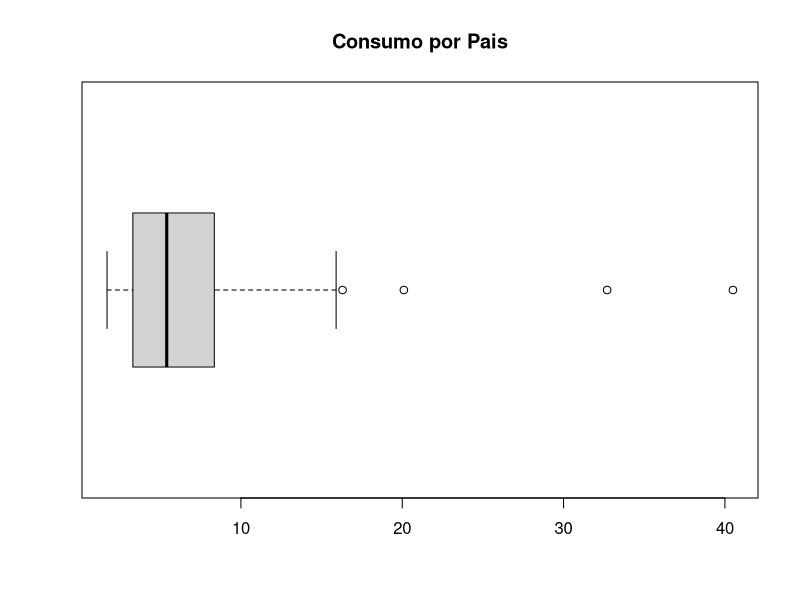
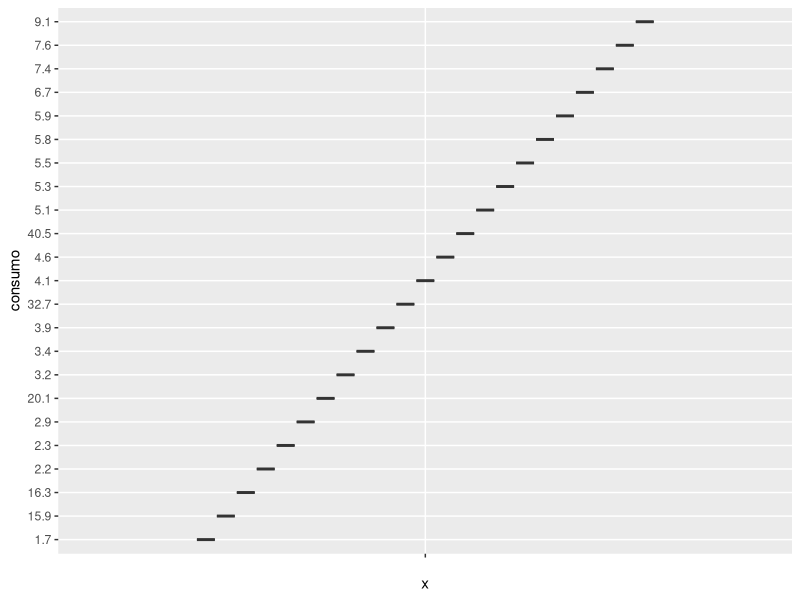
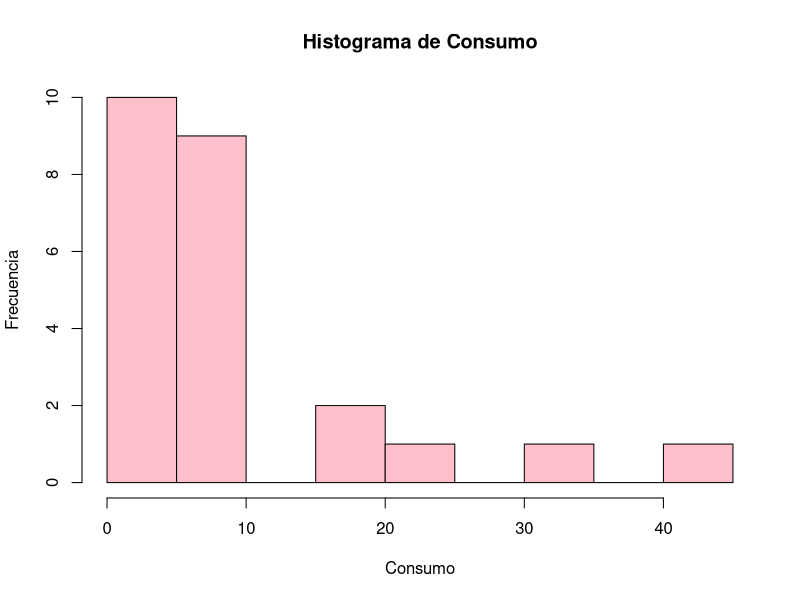

R code for these plots, in order:
#install.packages("ggplot2")
library(ggplot2)

#PRIMER EJEMPLO DE CAJA Y BIGOTES

#PARA EJECUTAR EL PROGRAMA CTRL+ENTER


#INGRESO EL PRIMER VECTOR PAIS

pais <- c("RFA" , "Australia", "Austria", "Belgica", "Canada", "Dinamarca", "España",
          "USA", "Findlandia", "Francia", "Grecia", "Holanda", "Irlanda", "Islandia",
          "Italia", "Japon", "Luxemburgo", "Noruega", "N_Zel", "Portugal", "G_Bretania",
          "Suezia", "Suiza", "Turquia")

#INGRESO EL SEGUNDO VECTOR CONSUMO0
#LOS DECIMALES LOS ASIGNAMOS CON PUNTOS

consumo <- c(2.2, 7.6, 2.9, 4.6, 4.1, 3.9, 7.4, 3.2, 5.1, 5.3, 20.1, 2.3, 5.5, 32.7, 9.1,
             1.7, 3.2, 5.8, 16.3, 15.9, 5.9, 6.7, 3.4, 40.5)

summary(consumo)

mean(consumo)

#DESVIACION ESTANDAR
sd(consumo)

#DIAGRAMA DE CAJAS Y BIGOTES
boxplot(consumo,main="Consumo por Pais", COl = "blue", horizontal =TRUE)

#BASE DE DATOS
bd <- cbind(pais,consumo)
bd <- as.data.frame(bd)

#TABLA DINAMICA CON GGPLOT PACKAGE
p <- ggplot(bd, aes(x="", y=consumo))
p+geom_boxplot()
hist(consumo, col="pink",xlab = "Consumo", ylab="Frecuencia", main = "Histograma de Consumo")
